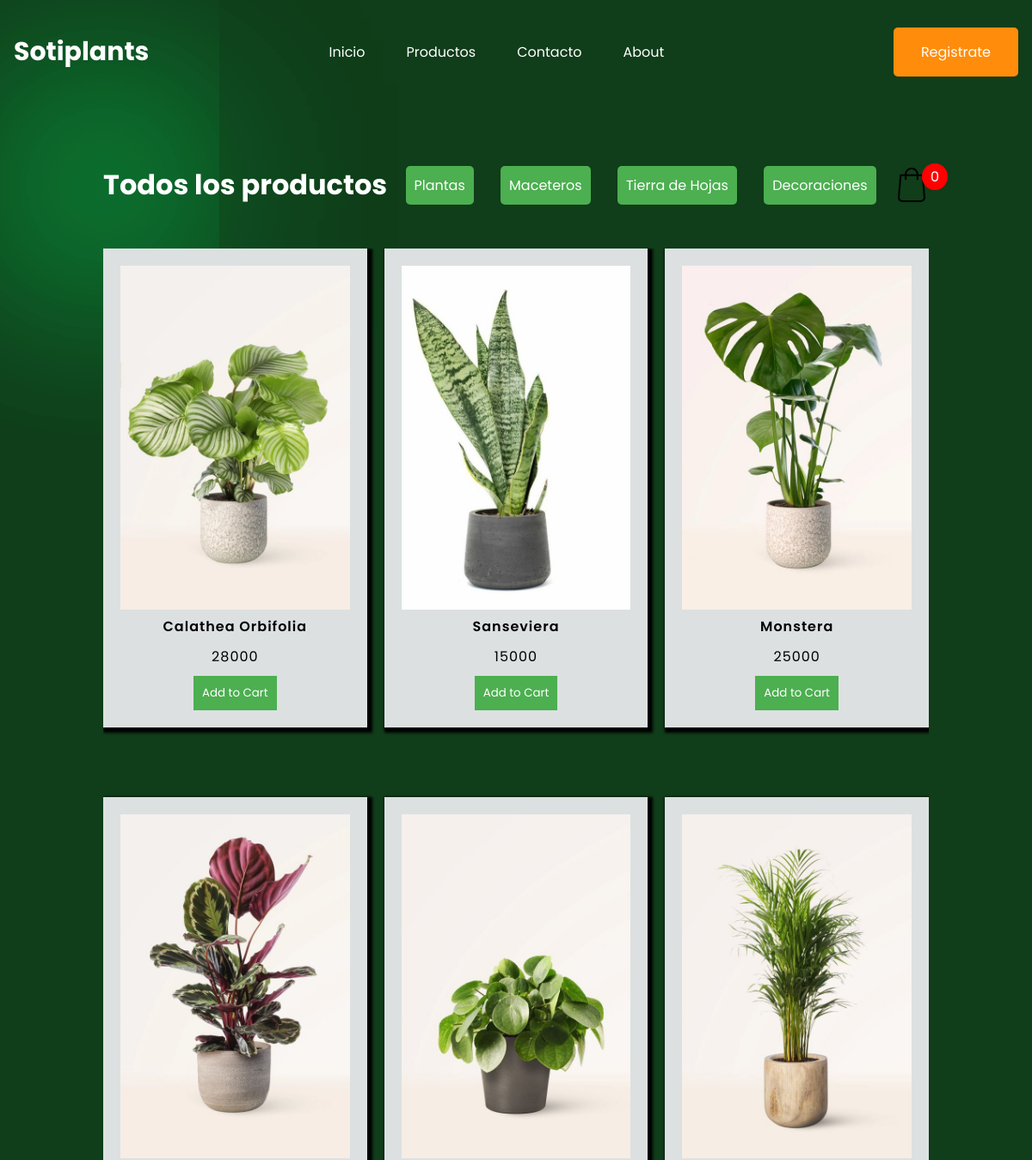
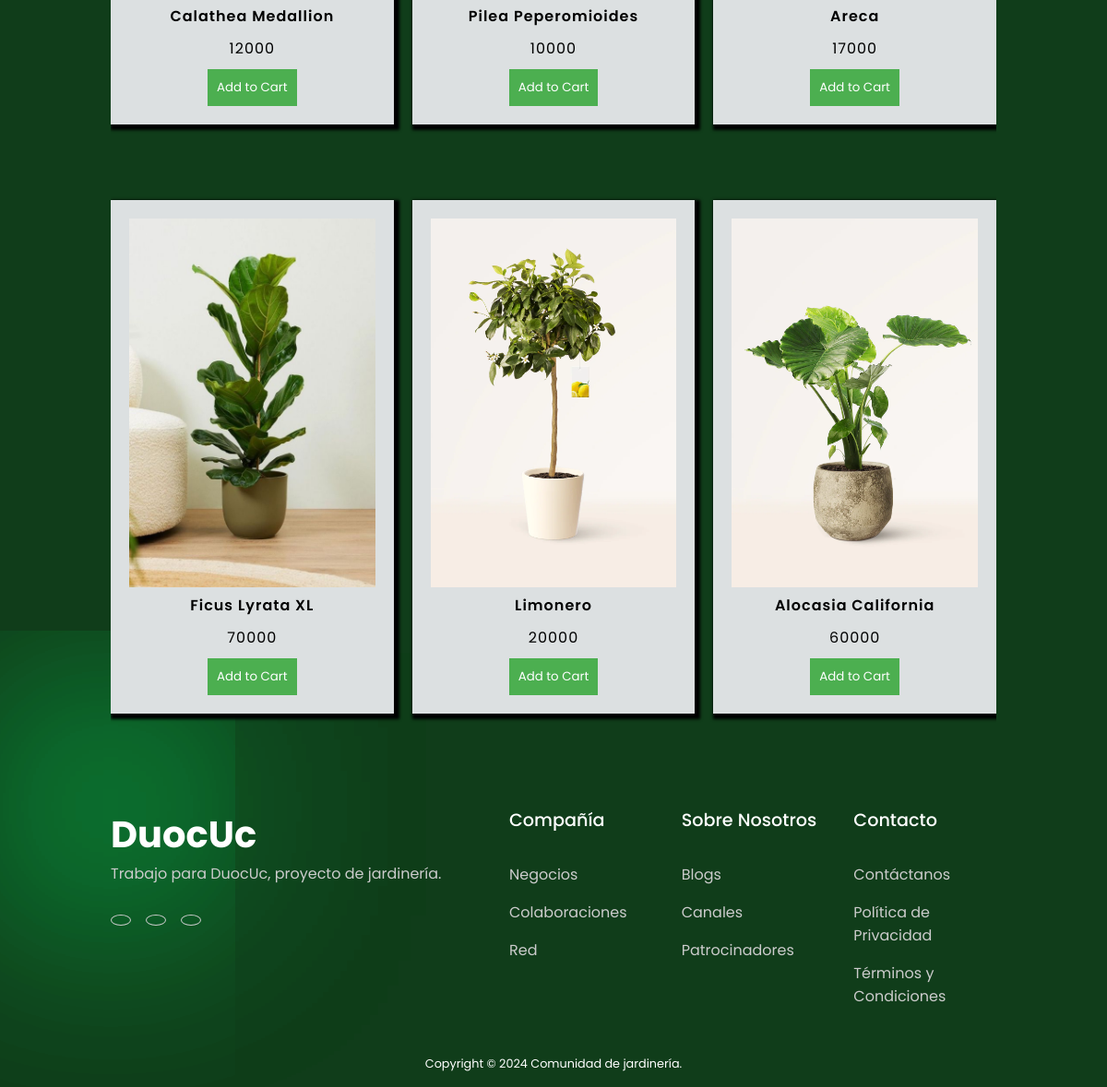
The app's page /Atienda/productos/ with its own data (2 pictures, top to bottom).
### Atienda/models.py (models this page shows, shortened)
class Productos(models.Model):
    id_produ        = models.AutoField(db_column = 'idProdu', primary_key=True)
    nombre_producto = models.CharField(max_length=50)
    id_tipo         = models.ForeignKey('TipoProducto', models.DO_NOTHING, db_column='idTipo', null=True)
    precio          = models.IntegerField()
    foto            = models.ImageField(upload_to='media/', null=True)
    stock           = models.IntegerField(null = True)

### Atienda/views.py (the view)
# urls.py: path('productos/', views.productos, name='productos'),
def productos(request):
    objplant = Productos.objects.filter(id_tipo=1)
    macetero = Productos.objects.filter(id_tipo=2)
    tierra = Productos.objects.filter(id_tipo=3)
    decoraciones = Productos.objects.filter(id_tipo=4)
    context = {'objplant' : objplant, 'macetero' : macetero, 'tierra' : tierra, 'decoraciones' : decoraciones}
    return render(request, 'Atienda/productos.html', context)

### Atienda/templates/atienda/productos.html (shortened to what this page needs)
{% load static %}
<!DOCTYPE html>
<html lang="en">
<head>
    <link rel="stylesheet" href="https://cdnjs.cloudflare.com/ajax/libs/remixicon/3.5.0/remixicon.min.css">
    <link rel="stylesheet" href="https://cdnjs.cloudflare.com/ajax/libs/font-awesome/4.7.0/css/font-awesome.min.css">
    <link rel="stylesheet" href="{% static 'productos.css' %}">
</head>
<body class="">
    <nav>
        <div class="nav-logo">
            <a href="#">
                <h1>Sotiplants</h1>
            </a>
        </div>
        <ul class="nav-links">
            <li class="link"><a href="{% url 'main' %}">Inicio</a></li>
            <li id="link1" class="link"><a href="{% url 'productos' %}">Productos</a></li>
            <li id="link2" class="link"><a href="{% url 'contacto' %}">Contacto</a></li>
            <li id="link3" class="link"><a href="#">About</a></li>
        </ul>
        <button class="Regbtn">Registrate</button>
    </nav>
    <div class="container">
        <header>
            <h1>Todos los productos</h1>
            <button class="e">Plantas</button>
            <button class="e">Maceteros</button>
            <button class="e">Tierra de Hojas</button>
            <button class="e">Decoraciones</button>
            <div class="shopping">
                <img src="{% static 'image/shopping.svg' %}">
                <span class="quantity">0</span>
            </div>
        </header>
        <div class="product-list">
            {% for x in objplant %}
            <div class="productos">
                <img class="producto-imagen" src="{{ x.foto.url }}" alt="{{ x.nombre }}">
                <div class="producto-detalles">
                    <h4 class="producto-titulo">{{ x.nombre_producto }}</h4>
                    <p class="producto-precio">{{ x.precio }}</p>
                    <button class="addtocart" data-name="{{ x.nombre_producto }}" data-img="{{ x.foto.url }}"
                        data-price="{{ x.precio }}" onclick="addToCart(this)">Add to Cart</button>
                </div>
            </div>
            {% endfor %}
        </div>
    </div>
</body>
<footer class="container">
    <div class="column">
        <div class="logo">
            <h1>DuocUc</h1>
        </div>
        <p>
            Trabajo para DuocUc, proyecto de jardinería.
        </p>
        <div class="socials">
            <a href="#"></a>
            <a href="#"></a>
            <a href="#"></a>
        </div>
    </div>
    <div class="column">
        <h4>Compañía</h4>
        <a href="#">Negocios</a>
        <a href="#">Colaboraciones</a>
        <a href="#">Red</a>
    </div>
    <div class="column">
        <h4>Sobre Nosotros</h4>
        <a href="#">Blogs</a>
        <a href="#">Canales</a>
        <a href="#">Patrocinadores</a>
    </div>
    <div class="column">
        <h4>Contacto</h4>
        <a href="#">Contáctanos</a>
        <a href="#">Política de Privacidad</a>
        <a href="#">Términos y Condiciones</a>
    </div>
</footer>
<div class="copyright">
    Copyright © 2024 Comunidad de jardinería.
</div>
</body>
</html>

### Atienda/static/productos.css (style rules this page uses)
* { font-family: poppins, sans-serif; color: white; padding: 0px; margin: 0px; outline: none; border: none; box-sizing: border-box; }
.nav-logo h1 { font-size: 30px; font-weight: 700; }
a { text-decoration: none; }
body { overflow-y: scroll; font-family: 'Poppins', sans-serif; background-color: #103d1a; }
nav { max-width: 1200px; margin: auto; padding: 2rem 1rem; display: flex; align-items: center; justify-content: space-between; gap: 2rem; }
.nav-logo { max-width: 100px; color: #fff; }
.nav-links { list-style: none; display: flex; align-items: center; gap: 3rem; }
.link a { padding-bottom: 0.75rem; color: #fff; }
.link a::after { content: ""; position: absolute; height: 2px; width: 0; bottom: 0; left: 0; background-color: #60fa82; transition: all 0.3s ease; }
.Regbtn { font-family: poppins; padding: 1rem 2rem; font-size: 1rem; color: #fff; background-color: #ff8d0b; border-radius: 5px; cursor: pointer; transition: all 0.3s ease; }
.container { width: 1000px; margin: auto; transition: 0.5s; }
header { display: grid; grid-template-columns: 1fr 50px; margin-top: 50px; }
header .shopping { position: relative; text-align: right; }
header .shopping img { width: 40px; }
header .shopping span { background: red; border-radius: 50%; display: flex; justify-content: center; align-items: center; color: #fff; position: absolute; top: -5px; left: 80%; padding: 3px 10px; }
footer { display: grid; grid-template-columns: 400px repeat(3, 1fr); gap: 2rem; }
footer .column .logo { font-size: 20px; font-weight: 200; }
footer .column p { color: #ccc; margin-bottom: 2rem; }
footer .column .socials { display: flex; align-items: center; gap: 1rem; }
footer .column .socials a { color: #ccc; border: 1px solid #ccc; padding: 5px 10px; font-size: 1.25rem; border-radius: 100%; transition: all 0.3s ease; }
footer .column h4 { color: #fff; margin-bottom: 2rem; font-size: 1.2rem; font-weight: 500; }
footer .column > a { display: block; color: #ccc; margin-bottom: 1rem; transition: all 0.3s ease; }
.copyright { max-width: 1200px; margin: auto; padding: 1rem; color: #fff; font-size: 0.8rem; text-align: center; }
.product-list { overflow-y: auto; display: grid; grid-template-columns: repeat(3, 1fr); column-gap: 20px; row-gap: 20px; margin-top: 50px; }
.productos { text-align: center; background-color: #DCE0E1; padding: 20px; margin-bottom: 20%; box-shadow: 3px 3px 3px 3px black; letter-spacing: 1px; }
.producto-imagen { width: 100%; object-fit: cover; }
.producto-titulo { font-weight: 600; color: black; }
.producto-precio { color: black; margin: 10px;; }
.addtocart { background-color: #4CAF50; color: white; padding: 10px; border: none; cursor: pointer; transition: all 0.3s ease ; }
.e { margin-left: 40px; background-color: #4CAF50; color: white; padding: 10px; border: none; border-radius: 5px; cursor: pointer; font-size: 16px; transition: all 0.3s ease; }
header { display: flex; align-items: center; justify-content: space-between; flex-wrap: wrap; }
header .e { margin: 0 10px; }
header .shopping { display: flex; align-items: center; }
.container { padding: 20px; }

### records on screen
Productos: foto (picture), nombre_producto "Calathea Orbifolia", precio "28000"
Productos: foto (picture), nombre_producto "Sanseviera", precio "15000"
Productos: foto (picture), nombre_producto "Monstera", precio "25000"
Productos: foto (picture), nombre_producto "Calathea Medallion", precio "12000"
Productos: foto (picture), nombre_producto "Pilea Peperomioides", precio "10000"
Productos: foto (picture), nombre_producto "Areca", precio "17000"
Productos: foto (picture), nombre_producto "Ficus Lyrata XL", precio "70000"
Productos: foto (picture), nombre_producto "Limonero", precio "20000"
Productos: foto (picture), nombre_producto "Alocasia California", precio "60000"
